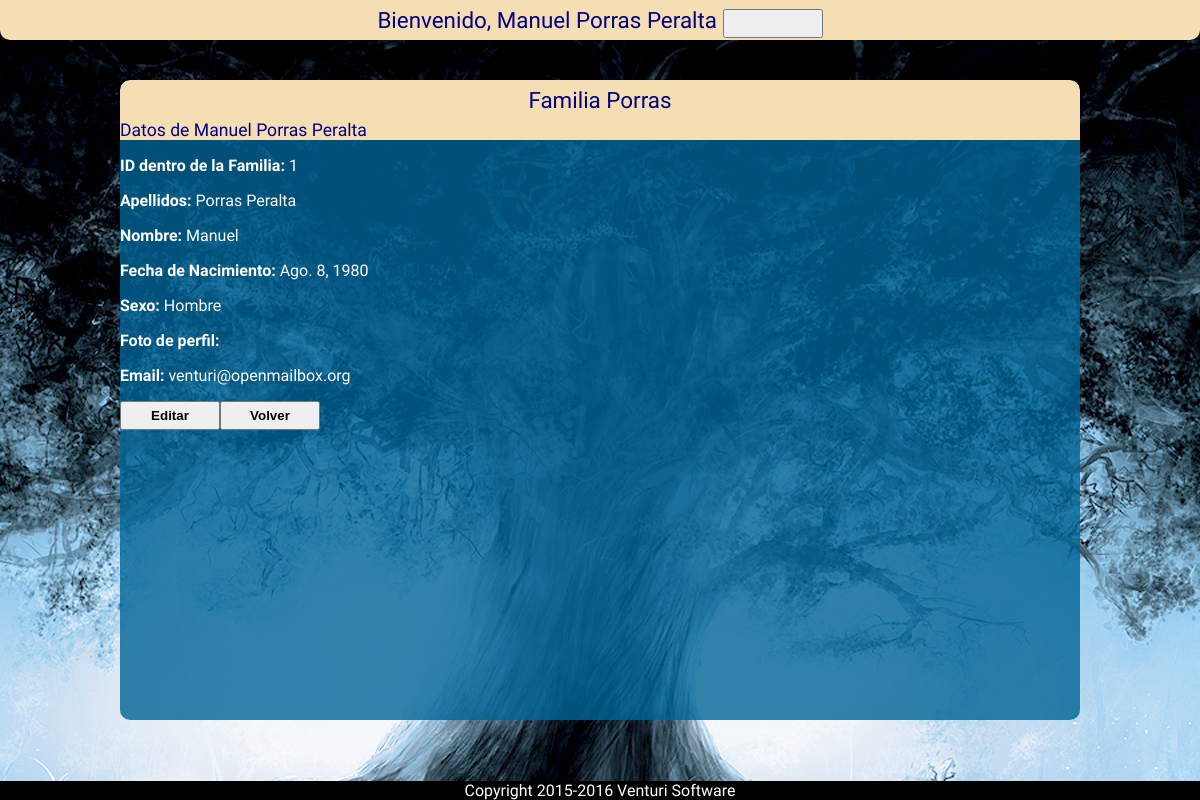
The app's page /family/member/1/ (signed in) with its own data.
### family/models.py (models this page shows, shortened)
class Family(models.Model):
	family_name = models.CharField('Apellidos familiares',max_length=100) #Apellidos familiares
	family_id = models.CharField('ID personalizado',max_length=24) #Id personal de la familia

class Member(models.Model):
	member_family_id = models.ForeignKey(Family,verbose_name='ID Familia') #Clave ajena que une al miembro de la familia con su familia
	member_name = models.CharField(verbose_name='Nombre',max_length=100) #Nombre del miembro de la familia
	member_surname = models.CharField(verbose_name='Apellidos',max_length=100) #Apellido o Apellidos del miembro de la familia
	member_sex = models.CharField(verbose_name='Sexo',choices=(('Hombre','Hombre'),('Mujer','Mujer'),('No especificado','No especificado')),max_length=20) #Sexo del miembro de la familia
	member_birth = models.DateField('Fecha de nacimiento',help_text='Fecha en este formato <em>AÑO-MES-DÍA</em>') #Fecha de nacimiento
	member_rip = models.DateField('Fecha de fallecimiento',null=True,blank=True) #Fecha de defunción
	member_profile_image = models.ImageField(_('Foto de perfil'),null=True,blank=True) #Imagen de perfil del miembro de la familia
	member_partner_id = models.IntegerField(default=0,null=True,blank=True,verbose_name='ID Pareja') #ID del cónyuge que sirve de enlace a una nueva familia
	member_email = models.EmailField('E-Mail',null=True,blank=True) #Correo electrónico de contacto

### family/views.py (the view)
# urls.py: url(r'^member/(?P<mem_id>[0-9])+/$', login_required(views.reqMember), name='member'),
def reqMember(request, mem_id):
	member_data = get_object_or_404(Member, pk=mem_id)
	fam_id = member_data.member_family_id.id
	family_data = get_object_or_404(Family, pk=fam_id)
	context = {'member_data':member_data,'family_data':family_data}
	return render(request, 'family/viewFamMember.html',context)

### family/templates/family/viewFamMember.html (shortened to what this page needs)
{% extends "base.html" %}
{% block content %}
<div class="titulo_seccion">Familia {{ family_data.family_name }}</div>
<div class="titulo_miembro">Datos de {{ member_data.member_name }} {{ member_data.member_surname }}</div>
<p><b>ID dentro de la Familia: </b>{{ member_data.id }}</p>
<p><b>Apellidos:</b> {{ member_data.member_surname }}</p>
<p><b>Nombre:</b> {{ member_data.member_name }}</p>
<p><b>Fecha de Nacimiento:</b> {{ member_data.member_birth }}</p>
<p><b>Sexo:</b> {{ member_data.member_sex }}</p>
<p><b>Foto de perfil:</b>
</p>
<p><b>Email:</b> {{ member_data.member_email }}</p>
<input type="submit" onclick="location.href='{% url 'family:edit_member' member_data.id %}'" value="Editar"><input type="button" onclick="location.href='{% url 'family:family' family_data.id %}'" value="Volver"/>
</div>
{% endblock %}

### family/templates/base.html (shortened to what this page needs)
{% load staticfiles %}
<head>
	<link rel="stylesheet" type="text/css" href="{% static 'family/style.css' %}" />
</head>
<body>
	<div class="titulo_principal">{% block section_title %}
		Bienvenido, {{ request.user.first_name.title }} {{ request.user.last_name.title }}{% endblock %}
		<input id="logout_button" type="submit" value="" onclick="location.href='{% url 'logout' %}'"/>
	</div>
	<div class="cuerpo_seccion">
		{% block content %}{% endblock %}
{% block footer %}<div class="footer">Copyright 2015-2016 Venturi Software</div>{% endblock %}
</body>

### family/static/family/style.css (style rules this page uses)
body { background-color: wheat; color: white; text-align: justify; font-family: Cantarell; width: 100%; margin: 0; background-image: url('./images/tree-sun.jpg'); background-position: top center; background-attachment: fixed; z-index: 0; }
input[type="button"],input[type="submit"],button { padding: 5px; width: auto; min-width: 100px; font-weight: bold; }
.footer { display: block; position: fixed; width: 100%; bottom: 0; text-align: center; background-color: black; z-index: 1000; }
.titulo_principal { background-color: wheat; line-height: 40px; width: 100%; color: navy; left: 0; top: 0; margin: 0; padding: 0; text-align: center; font-size: 140%; border-radius: 0px 0px 10px 10px; -moz-border-radius: 0px 0px 10px 10px; -webkit-border-radius: 0px 0px 10px 10px; border: 0px; border-collapse: collapse; z-index: 500; }
#logout_button,#logout_button:focus,#logout_button::-moz-focus-inner { min-width: 40px; height: auto; position: absolute; right: 0; background-image: url('images/logout.png'); background-position: center center; background-size: contain; background-repeat: no-repeat; border: 0; background-color: wheat; outline: none; }
.titulo_seccion { background-color: wheat; line-height: 40px; width: 100%; color: navy; left: 0; top: 0; margin: 0; padding: 0; text-align: center; font-size: 140%; border-radius: 10px 10px 0px 0px; -moz-border-radius: 10px 10px 0px 0px; -webkit-border-radius: 10px 10px 0px 0px; border: 0px; border-collapse: collapse; z-index: 500; }
.titulo_miembro { background-color: wheat; color: navy; font-size: 110%; }
.cuerpo_seccion { display: block; position: fixed; top: 10%; bottom: 10%; left: 0; right: 0; background-color: rgba(0,100,150,0.8); width: 80%; height: auto; min-width: 400px; margin: auto; padding-bottom: 0.1px; border-radius: 10px 10px 10px 10px; -moz-border-radius: 10px 10px 10px 10px; -webkit-border-radius: 10px 10px 10px 10px; border: 0px; border-collapse: collapse; z-index: 500; overflow-y: auto; }

### records on screen
Family: family_name "Porras", id "Volver"
Member: member_name "Manuel", member_surname "Porras Peralta", id "1", member_birth "Ago. 8, 1980", member_sex "Hombre", member_email "venturi@openmailbox.org", id "Editar"

### other values on screen
{{ request.user.first_name.title }} "Manuel"
{{ request.user.last_name.title }} "Porras Peralta"
